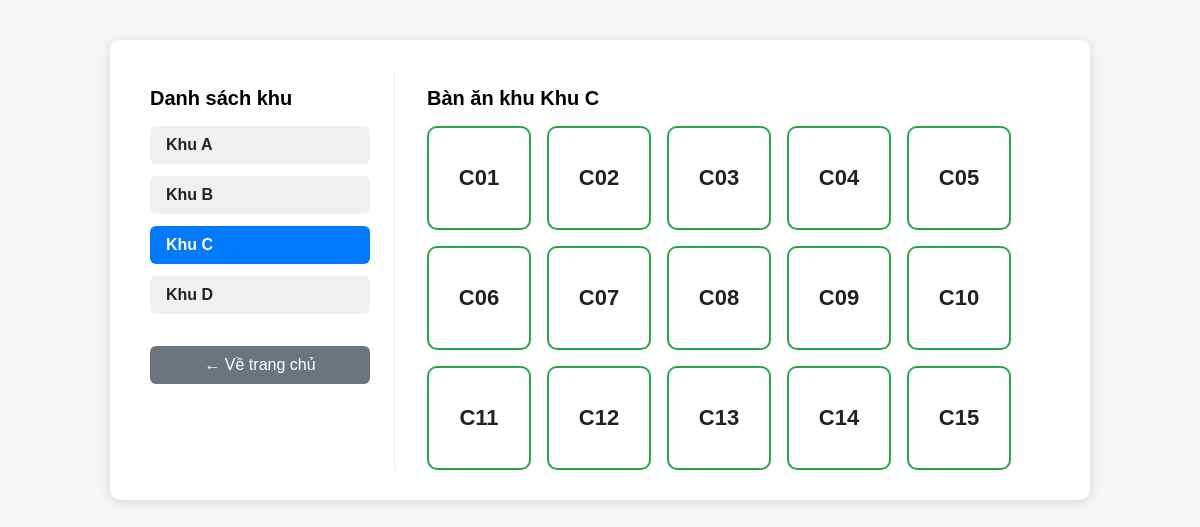
Screenshot of /administator/mo-ban/?khu=3 with the database file from the repository.
### account/models.py (models this page shows, shortened)
class KhuBanAn(models.Model):
    TenKhu = models.CharField(max_length=100)

class BanAn(models.Model):
    SoBan = models.CharField(max_length=20)  # Số bàn hoặc mã bàn
    TrangThai = models.BooleanField(default=True)  # True: Trống, False: Đã có người
    Khu = models.ForeignKey(KhuBanAn, on_delete=models.CASCADE)

### account/views.py (the view, shortened to what this page needs)
# urls.py: path('mo-ban/', views.mo_ban_view, name='mo_ban'),
def mo_ban_view(request):
    khu_id = request.GET.get('khu')
    all_khu = KhuBanAn.objects.all().order_by('TenKhu')
    selected_khu = None
    banan_list = []
    qr_code_base64 = None
    goi_mon_url = None
    opened_ban = None
    success_message = None
    if khu_id:
        selected_khu = KhuBanAn.objects.filter(id=khu_id).first()
        if selected_khu:
            banan_list = BanAn.objects.filter(Khu=selected_khu).order_by('SoBan')
    context = {
        'all_khu': all_khu,
        'selected_khu': selected_khu,
        'banan_list': banan_list,
    }
    return render(request, 'mo_ban.html', context)

### account/templates/mo_ban.html (shortened to what this page needs)
<!DOCTYPE html>
<html lang="vi">
<head>
</head>
<body>
    <div class="container">
        <div class="khu-list">
            <h2>Danh sách khu</h2>
            {% for khu in all_khu %}
                <div class="khu-item">
                    <a href="?khu={{ khu.id }}" class="khu-link{% if selected_khu and khu.id == selected_khu.id %} selected{% endif %}">{{ khu.TenKhu }}</a>
                </div>
            {% endfor %}
            <div style="margin-top: 32px;">
                <a href="{% url 'home' %}" style="display:block;padding:10px 0;background:#6c757d;color:#fff;text-align:center;border-radius:6px;text-decoration:none;">&larr; Về trang chủ</a>
            </div>
        </div>
        <div class="banan-list">
            {% if selected_khu %}
                <h2>Bàn ăn khu {{ selected_khu.TenKhu }}</h2>
                <div class="banan-grid">
                    {% for ban in banan_list %}
                        <div class="ban-item {% if ban.TrangThai %}trong{% else %}da-co-nguoi{% endif %}"
                             onclick="if({{ ban.TrangThai|yesno:'true,false' }})selectBan({{ ban.id }}); else showHoaDon({{ ban.id }}, '{{ ban.SoBan }}');">
                            {{ ban.SoBan }}
                        </div>
                    {% empty %}
                        <div>Không có bàn nào trong khu này.</div>
                    {% endfor %}
                </div>
            {% else %}
                <h2>Chọn khu để xem bàn ăn</h2>
            {% endif %}
        </div>
    </div>
</body>
</html>

### account/templates/mo_ban.html (style rules this page uses)
body { font-family: Arial, sans-serif; background: #f5f5f5; }
.container { max-width: 900px; margin: 40px auto; background: #fff; padding: 30px 40px; border-radius: 10px; box-shadow: 0 2px 12px rgba(0,0,0,0.12); display: flex; }
.khu-list { width: 220px; border-right: 1px solid #eee; padding-right: 24px; }
.khu-list h2 { font-size: 20px; margin-bottom: 16px; }
.khu-item { margin-bottom: 12px; }
.khu-link { display: block; padding: 10px 16px; border-radius: 6px; background: #f0f0f0; color: #222; text-decoration: none; font-weight: bold; }
.khu-link.selected, .khu-link:hover { background: #007bff; color: #fff; }
.banan-list { flex: 1; padding-left: 32px; }
.banan-list h2 { font-size: 20px; margin-bottom: 16px; }
.banan-grid { display: flex; flex-wrap: wrap; gap: 16px; }
.ban-item { width: 100px; height: 100px; border-radius: 10px; display: flex; align-items: center; justify-content: center; font-size: 22px; font-weight: bold; cursor: pointer; border: 2px solid #ccc; background: #fff; transition: background 0.2s, border 0.2s; position: relative; }
.ban-item.trong { background: #fff; border: 2px solid #28a745; color: #222; }

### rows the page displays
KhuBanAn: TenKhu "Khu A"
KhuBanAn: TenKhu "Khu B"
KhuBanAn: TenKhu "Khu C"
KhuBanAn: TenKhu "Khu D"
BanAn: SoBan "C01"
BanAn: SoBan "C02"
BanAn: SoBan "C03"
BanAn: SoBan "C04"
BanAn: SoBan "C05"
BanAn: SoBan "C06"
BanAn: SoBan "C07"
BanAn: SoBan "C08"
BanAn: SoBan "C09"
BanAn: SoBan "C10"
BanAn: SoBan "C11"
BanAn: SoBan "C12"
BanAn: SoBan "C13"
BanAn: SoBan "C14"
BanAn: SoBan "C15"
